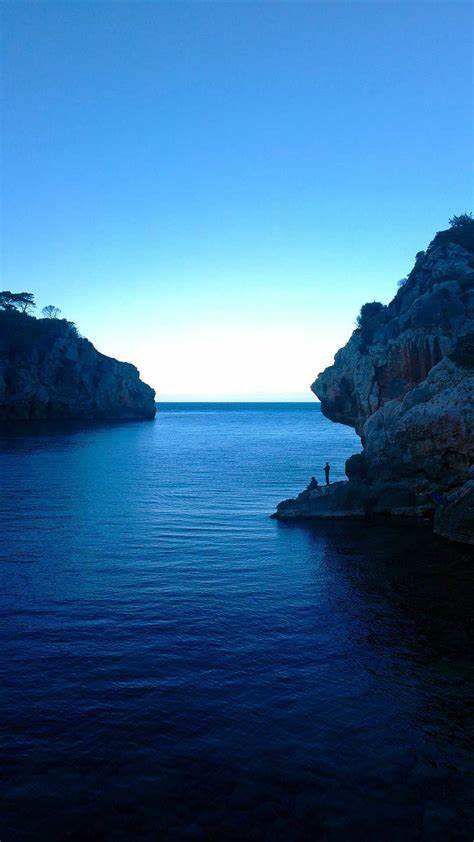
#> input picture images/OIP (2).jpg, 474 x 842 px; its folder holds 4 pictures in this run
$ python index.py
#> lines starting #> are read from the running program, lines starting #| are printed output that depends on the picture; after the words box and inside, x2 and y2 are one past the last pixel; in counts of white or black regions, pixels touching at a corner belong together
#> (reads data.json from the repository)
import os
import random
import cv2
import moviepy.editor as mp
import json

def get_random_image(image_dir):
    images = os.listdir(image_dir)
    return os.path.join(image_dir, random.choice(images))

def wrap_text(text, max_line_length):
    words = text.split(' ')
    lines = []
    current_line = ""

    for word in words:
        if len(current_line) + len(word) + 1 <= max_line_length:
            current_line += word + " "
        else:
            lines.append(current_line.strip())
            current_line = word + " "
    lines.append(current_line.strip())
    return '\n'.join(lines)

def get_random_music(music_dir):
    music_files = [file for file in os.listdir(music_dir) if file.endswith('.mp3')]
    return os.path.join(music_dir, random.choice(music_files))

def create_video(image_dir, music_dir, output_path, type_text, first_part_text, second_part_text, max_duration=30):
#> called with image_dir = './images', music_dir = './music', output_path = 'output_videos', type_text = 'Nature Facts', first_part_text = 'The Amazon River is...', max_duration = 30
    image_file = get_random_image(image_dir)
    image = cv2.imread(image_file)
#> image is the input picture: shape (842, 474, 3); mean B, G, R 148.6, 104.4, 53.5
    image = cv2.resize(image, (1080, 1920))
#> image: shape (1920, 1080, 3)
    height, width, _ = image.shape
#> height = 1920; width = 1080

    # Set text based on the input parameters
    text_size = 1.5  # Decrease the font size
    font = cv2.FONT_HERSHEY_SIMPLEX

    # Calculate text size and position for proper centering
    first_part_lines = wrap_text(first_part_text, 20).split('\n')
    second_part_lines = wrap_text(second_part_text, 20).split('\n')
    total_first_part_height = sum([cv2.getTextSize(line, font, text_size, 2)[0][1] for line in first_part_lines])
    total_second_part_height = sum([cv2.getTextSize(line, font, text_size, 2)[0][1] for line in second_part_lines])
    total_text_height = total_first_part_height + total_second_part_height
    y = (height + total_text_height) // 2 - total_text_height // 2
#> y = 960

    # Draw black box behind the type text (e.g., "Girls Facts" or "Boys Facts")
    type_text_size = 1.2
    type_text_width, type_text_height = cv2.getTextSize(type_text, font, type_text_size, 2)[0]
    type_text_x = (width - type_text_width) // 2
#> type_text_x = 417
    type_text_y = y - total_text_height - type_text_height - 10  # 10 is the spacing between type text and the main text
#> type_text_y = 700
    type_text_box_x1 = type_text_x - 10
#> type_text_box_x1 = 407
    type_text_box_y1 = type_text_y - 10
#> type_text_box_y1 = 690
    type_text_box_x2 = type_text_x + type_text_width + 10
#> type_text_box_x2 = 673
    type_text_box_y2 = type_text_y + type_text_height + 10
#> type_text_box_y2 = 736
    cv2.rectangle(image, (type_text_box_x1, type_text_box_y1), (type_text_box_x2, type_text_box_y2), (0, 0, 0), -1)
    cv2.putText(image, type_text, (type_text_x, type_text_y + type_text_height), font, type_text_size, (255, 255, 255), 2, cv2.LINE_AA)

    # Draw black box behind the first part text
    first_part_x = (width - max([cv2.getTextSize(line, font, text_size, 2)[0][0] for line in first_part_lines])) // 2
#> first_part_x = 327
    first_part_y = y
#> first_part_y = 960
    first_part_box_x1 = first_part_x - 10
#> first_part_box_x1 = 317
    first_part_box_y1 = first_part_y - 45
#> first_part_box_y1 = 915
    first_part_box_x2 = first_part_x + max([cv2.getTextSize(line, font, text_size, 2)[0][0] for line in first_part_lines]) + 10
#> first_part_box_x2 = 763
    first_part_box_y2 = first_part_y + total_first_part_height + 25
#> first_part_box_y2 = 1049
    cv2.rectangle(image, (first_part_box_x1, first_part_box_y1), (first_part_box_x2, first_part_box_y2), (0, 0, 0), -1)
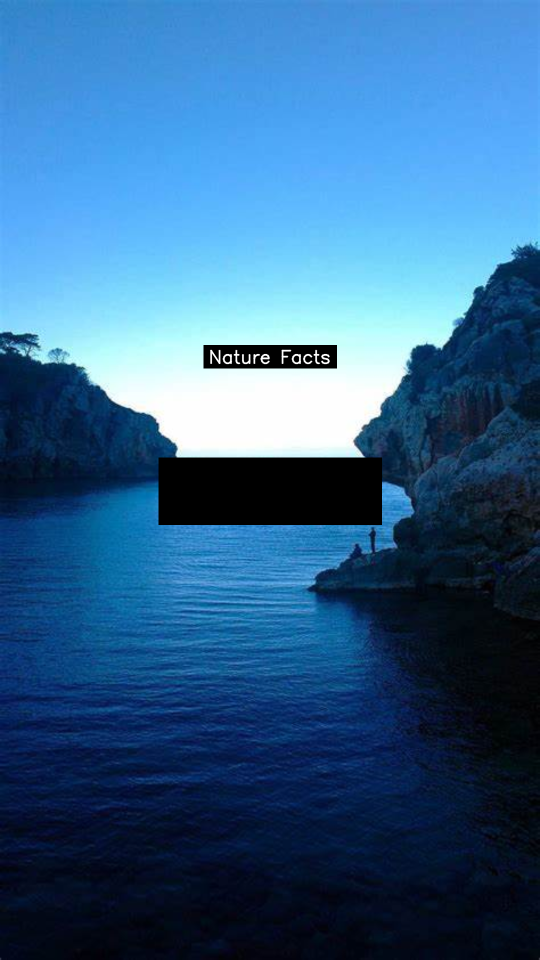
#> image: shape (1920, 1080, 3) (shown at 1/2 size); mean B, G, R 141.1, 98.9, 50.8

    # Draw the first part text on the image
    for line in first_part_lines:
        text_width, text_height = cv2.getTextSize(line, font, text_size, 2)[0]
        x = (width - text_width) // 2
        cv2.putText(image, line, (x, y), font, text_size, (255, 255, 255), 2, cv2.LINE_AA)
        y += text_height + 10  # Adjust the multiplier to control line spacing
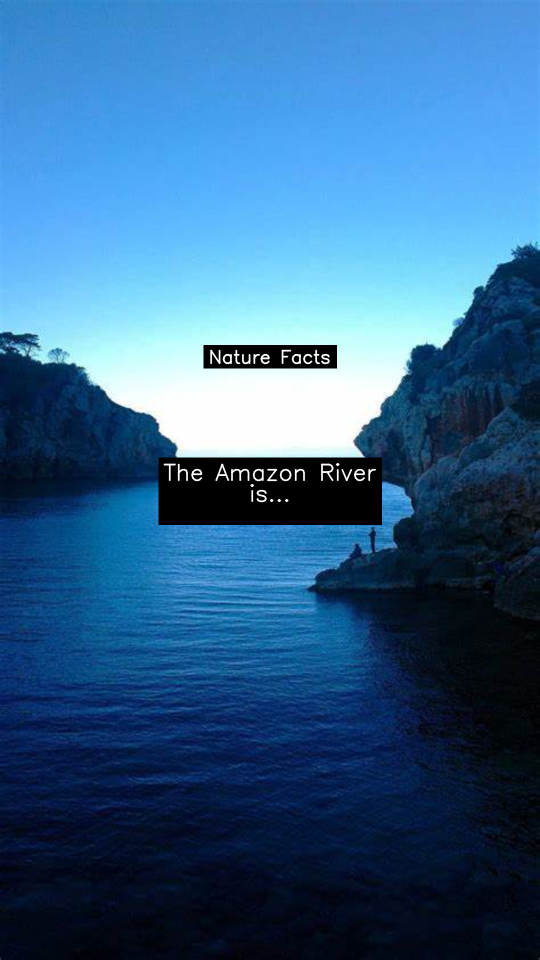
#> image: shape (1920, 1080, 3) (shown at 1/2 size); 0.25% of pixels changed, all inside (x1, y1, x2, y2) = (326, 926, 753, 1005)
#> after the loop, y = 1044

    cv2.imwrite("temp_image_part1.jpg", image)

    # Create a subclip of the audio to match the first part video duration (15 seconds)
    audio_path = get_random_music(music_dir)
    audio = mp.AudioFileClip(audio_path)
    max_duration = min(max_duration, 30)  # Limit video duration to 30 seconds
    audio_part1 = audio.subclip(0, max_duration // 2)

    clip_part1 = mp.VideoFileClip("temp_image_part1.jpg").set_duration(15)  # Limit first part duration to 15 seconds
    clip_part1 = clip_part1.set_audio(audio_part1)
    clip_part1 = clip_part1.crossfadein(0.5)  # Add a crossfade at the beginning of the first part

    # Draw black box behind the second part text
    second_part_x = (width - max([cv2.getTextSize(line, font, text_size, 2)[0][0] for line in second_part_lines])) // 2
    second_part_y = y
    second_part_box_x1 = second_part_x - 10
    second_part_box_y1 = second_part_y - 40
    second_part_box_x2 = second_part_x + max([cv2.getTextSize(line, font, text_size, 2)[0][0] for line in second_part_lines]) + 10
    second_part_box_y2 = second_part_y + total_second_part_height + 25
    cv2.rectangle(image, (second_part_box_x1, second_part_box_y1), (second_part_box_x2, second_part_box_y2), (0, 0, 0), -1)

    # Draw the second part text on the image
    for line in second_part_lines:
        text_width, text_height = cv2.getTextSize(line, font, text_size, 2)[0]
        x = (width - text_width) // 2
        cv2.putText(image, line, (x, y), font, text_size, (255, 255, 255), 2, cv2.LINE_AA)
        y += text_height + 10  # Adjust the multiplier to control line spacing

    cv2.imwrite("temp_image_part2.jpg", image)

    # Create a subclip of the audio to match the second part video duration (15 seconds)
    audio_part2 = audio.subclip(max_duration // 2, max_duration)

    clip_part2 = mp.VideoFileClip("temp_image_part2.jpg").set_duration(max_duration - 15)  # Remaining duration after the first part
    clip_part2 = clip_part2.set_audio(audio_part2)
    clip_part2 = clip_part2.crossfadein(0.5)  # Add a crossfade at the beginning of the second part


    final_clip = mp.concatenate_videoclips([clip_part1, clip_part2])

    output_filename = f"{first_part_text.replace('.', '')} #shorts #phycology #facts.mp4"
    output_path = os.path.join("output_videos", output_filename)
    final_clip.write_videofile(output_path, codec='libx264', fps=15, audio_codec='aac', temp_audiofile='temp_audio.m4a', remove_temp=True)

    # Remove temporary files
    os.remove("temp_image_part1.jpg")
    os.remove("temp_image_part2.jpg")
    if os.path.exists("temp_audio.m4a"):
        os.remove("temp_audio.m4a")

if __name__ == "__main__":
    image_directory = "./images"  # Assuming "images" is in the same directory as the script.
    music_directory = "./music"  # Assuming "music" is in the same directory as the script.

    output_directory = "output_videos"
    if not os.path.exists(output_directory):
        os.makedirs(output_directory)

    with open("data.json", "r") as file:
        data = json.load(file)

    # Initialize the video counter
    video_counter = 1

    for entry in data:
        type_text = entry["type"].capitalize() + " Facts"
        first_part_text = entry["firstpart"]
        second_part_text = entry["secondpart"]

#> (the run stopped early here; a loop or call above may not have finished)
